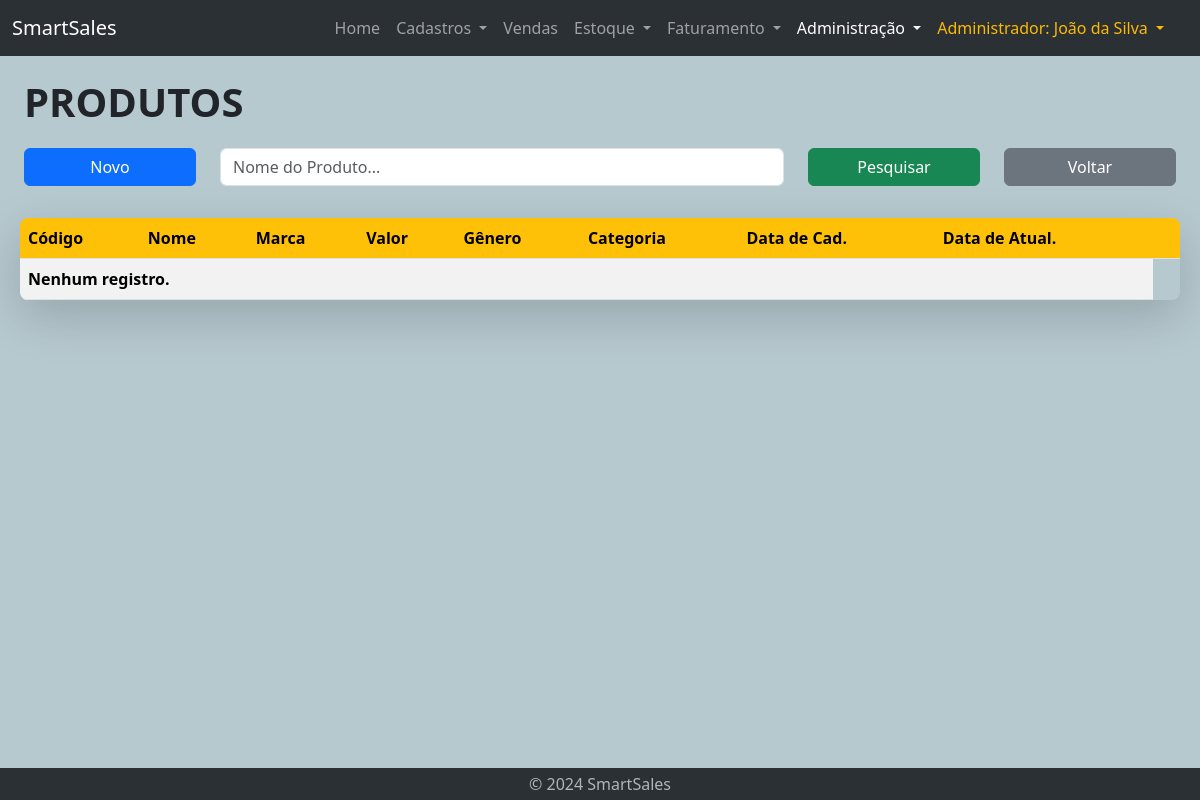
The app's page /admin-lst-produto.php (signed in), older data.
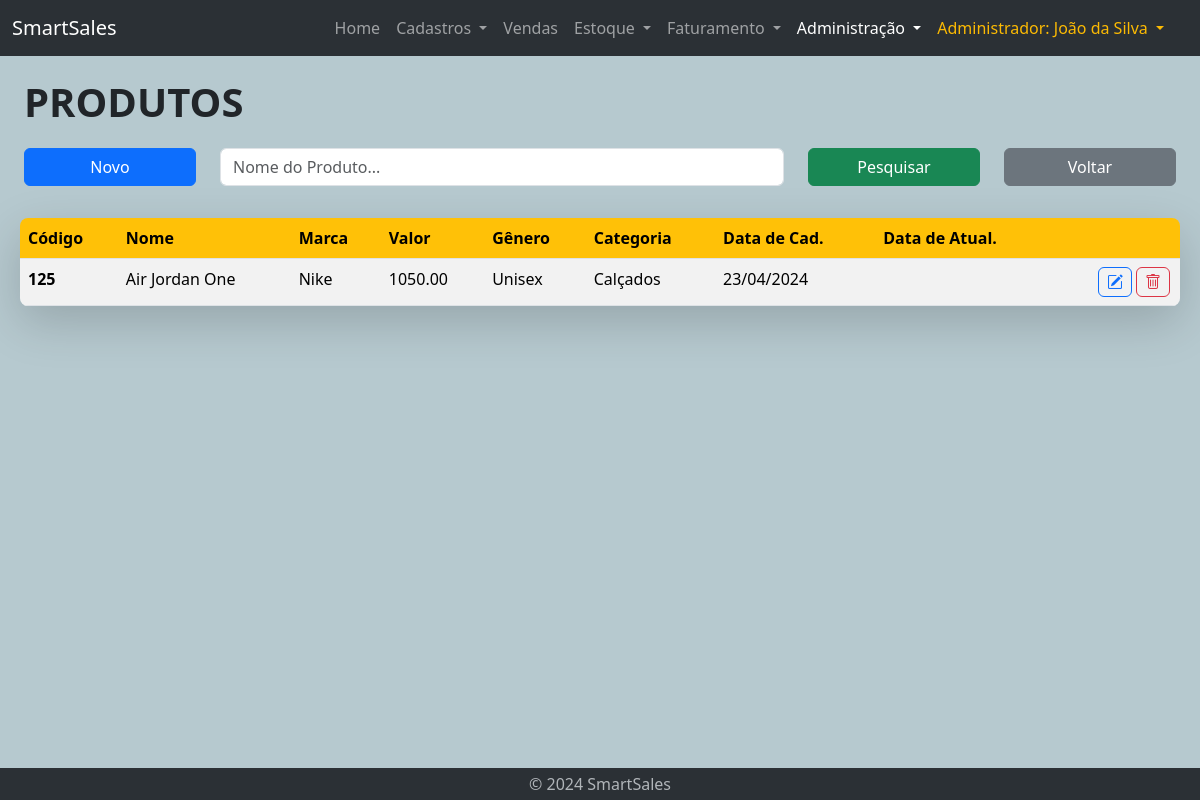
The same page, newer data.
### tables this page shows
CREATE TABLE produto (
    id int PRIMARY KEY,
    nome VARCHAR(255) NOT NULL,
    marca VARCHAR(255) NOT NULL,
    valor DECIMAL(10, 2) NOT NULL,
    genero VARCHAR(255),
    data_cad DATE,
    data_updt DATE,
    categoria_id int NOT NULL,
    FOREIGN KEY (categoria_id) REFERENCES categoria(id) ON DELETE CASCADE
);

CREATE TABLE categoria (
    id int AUTO_INCREMENT PRIMARY KEY,
    nome VARCHAR(255) NOT NULL,
    data_cad DATE,
    data_updt DATE
);

### admin-lst-produto.php (the view, shortened to what the changed rows need)
<!DOCTYPE html>
<html lang="en">
<head>
    <?php require "geral/links.php" ?>
</head>
<body id="admin">
    <?php require 'bd/connection.php'; ?>
        <div class="container-fluid mt-3 home">
            <div class="container-fuid mt-3 ms-lg-2 me-lg-2 shadow-lg rounded-3">
                <?php
                    $conn = new mysqli($servername, $username, $password, $database);
                    $sql = "SELECT t1.id, t1.nome, t1.marca, t1.valor, t1.data_cad, t1.data_updt, t2.nome AS categoria, t1.genero FROM produto t1 JOIN categoria t2 ON t1.categoria_id = t2.id";
                    ?>
                    <div class='table-responsive table-wrapper'>
                        <table class='table table-striped table-hover rounded-3 overflow-hidden' id='myTable'>
                            <thead class='thead-yellow'>
                                <tr>
                                    <th scope='col'>Código</th>
                                    <th scope='col'>Nome</th>
                                    <th scope='col'>Marca</th>
                                    <th scope='col'>Valor</th>
                                    <th scope='col'>Gênero</th>
                                    <th scope='col'>Categoria</th>
                                    <th scope='col'>Data de Cad.</th>
                                    <th scope='col'>Data de Atual.</th>
                                    <th scope='col'> </th>
                                </tr>
                            </thead>
                    <?php
                    if ($result = $conn->query($sql)) {
                        if ($result->num_rows > 0) {
                            echo "<tbody>";
                            while ($row = $result->fetch_assoc() ) {
                                $dataN = explode('-', $row["data_cad"]);
                                $ano_cad = $dataN[0];
                                $mes_cad = $dataN[1];
                                $dia_cad = $dataN[2];
                                $cod = $row["id"];
                                $nova_data_cad = $dia_cad . '/' . $mes_cad . '/' . $ano_cad;
                                echo "<tr>";
                                echo "  <th scope'row'>";
                                echo $cod;
                                echo "  </th><td>";
                                echo $row["nome"];
                                echo "  </td><td>";
                                echo $row["marca"];
                                echo "  </td><td>";
                                echo $row["valor"];
                                echo "  </td><td>";
                                echo $row["genero"];
                                echo "  </td><td>";
                                echo $row["categoria"];
                                echo "  </td><td>";
                                echo $nova_data_cad;
                                echo "  </td><td>";
                                echo "  </td>";
                    ?>
                                    <td>
                                        <button type="button" class="btn btn-outline-danger" title="Excluir"
                                        onclick="window.location.href='admin-del-produto.php?id=<?php echo $cod; ?>'">
                                            <a class="bi bi-trash"></a>
                                        </button>
                                        <button type="button" class="btn btn-outline-primary" title="Editar"
                                        onclick="window.location.href='admin-updt-produto.php?id=<?php echo $cod; ?>'">
                                            <a class="bi bi-pencil-square"></a>
                                        </button>
                                    </td>
                                </tr>
                    <?php
                            }
                            echo "</tbody>";
                        } else {
                            echo "<tbody>";
                            echo "<tr>";
                            echo "<th scope'row' colspan='8'>Nenhum registro.</th>";
                            echo "</tr>";
                            echo "</tbody>";
                        }
                        echo "  </table>";
                        echo "</div>";
                    } else {
                        echo "Erro executando SELECT: " . $conn->connect_error;
                    }
                ?>
            </div>
    </div>
</body>
</html>

Row changes from the older to the newer data that the page shows:
added produto: id "125", nome "Air Jordan One", marca "Nike", valor "1050.00", genero "Unisex", categoria.nome "Calçados", data_cad "23/04/2024"
Text that changed along with them:
text no longer shown: "Nenhum registro."
